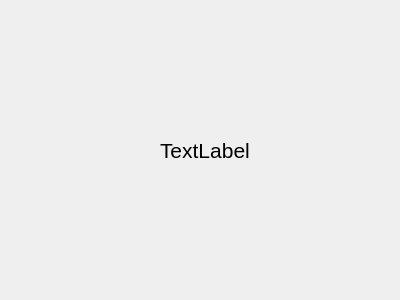
<?xml version="1.0" encoding="UTF-8"?>
<ui version="4.0">
 <class>HistoryTree</class>
 <widget class="QWidget" name="HistoryTree">
  <property name="geometry">
   <rect>
    <x>0</x>
    <y>0</y>
    <width>400</width>
    <height>300</height>
   </rect>
  </property>
  <property name="windowTitle">
   <string>History Tree</string>
  </property>
  <widget class="QLabel" name="label">
   <property name="geometry">
    <rect>
     <x>160</x>
     <y>120</y>
     <width>141</width>
     <height>61</height>
    </rect>
   </property>
   <property name="font">
    <font>
     <pointsize>16</pointsize>
    </font>
   </property>
   <property name="text">
    <string>TextLabel</string>
   </property>
  </widget>
 </widget>
 <resources/>
 <connections/>
</ui>
